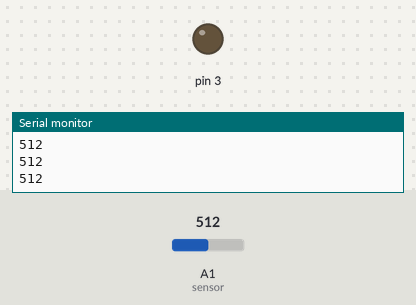
Simulated run of this sketch. Board: Arduino Uno, built with avr-gcc and run on an emulated ATmega328P. Parts: output pins drawn as LEDs (lit = HIGH), the last lines printed to the serial monitor. The test bench sets the inputs (shaded band); at power-on: A1 (sensor) = 512.

Above: at 1.2 s.
1.3 s: A1 (sensor) set to 209
2.8 s: A1 (sensor) set to 184
At 3.2 s:
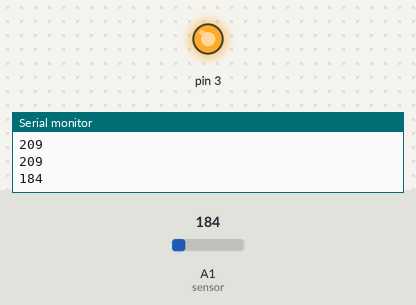
Timing chart, 0 to 5.8 s (numbered marks = the images above; inputs shaded):
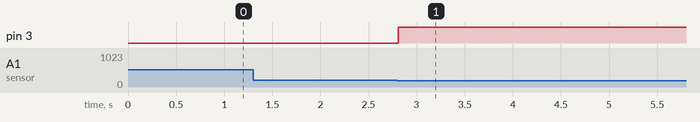

Measured:
- the behaviour switches between 200 and 199 on A1 (sensor) (found by bisection; images 0 and 1)
- after the input at 2.8 s, pin 3: LOW → HIGH at once

The sketch:

waterLevelSensor.ino
```cpp
void setup(){
  Serial.begin(9600);     // Communication started with 9600 baud
  pinMode(3, OUTPUT);
}


void loop(){
  int sensor = analogRead(A1); // Incoming analog signal read and appointed sensor
  Serial.println(sensor);   //Wrote serial port
  if(sensor<200){
    digitalWrite(3, HIGH);
    delay(5000);
  }else{
    digitalWrite(3, LOW);
  }
}
```
